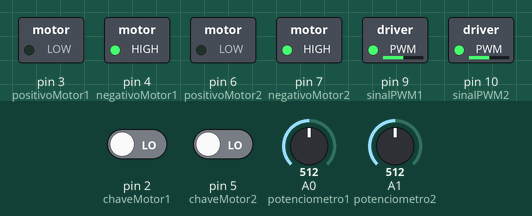
Bench run of a sketch on a simulated Arduino Uno, built with avr-gcc and run on an emulated ATmega328P. On the bench: switched loads named in the sketch (green lamp = pin HIGH). The inputs (shaded band) are chosen by the test bench; at power-on: A0 (potenciometro1) = 512, A1 (potenciometro2) = 512, pin 2 (chaveMotor1) LOW, pin 5 (chaveMotor2) LOW.

Above: at 1.2 s.
1.3 s: A0 (potenciometro1) set to 716
At 2.5 s:
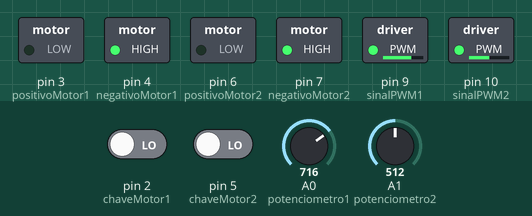
2.8 s: A1 (potenciometro2) set to 716
At 3.7 s:
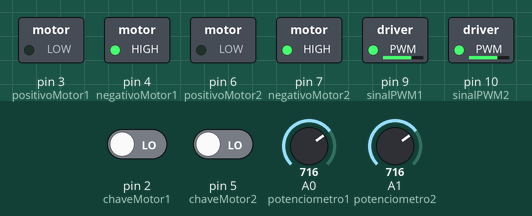
4.3 s: pin 2 (chaveMotor1) driven HIGH
At 4.8 s:
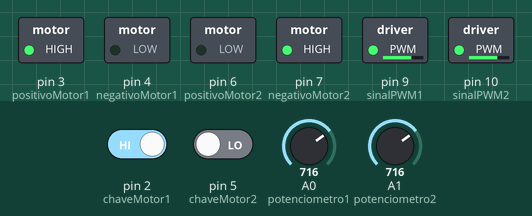
5.8 s: pin 5 (chaveMotor2) driven HIGH
At 7.0 s:
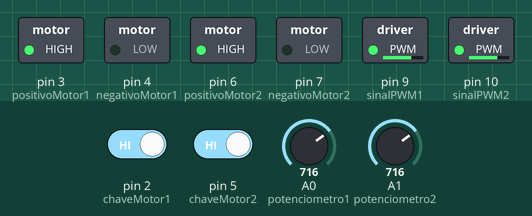
7.3 s: A0 (potenciometro1) set to 900
At 8.3 s:
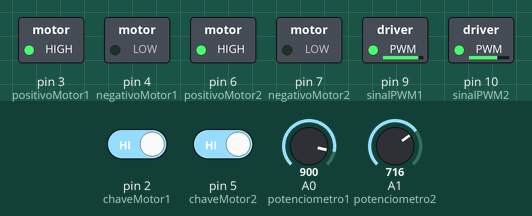
8.8 s: A1 (potenciometro2) set to 900
At 9.5 s:
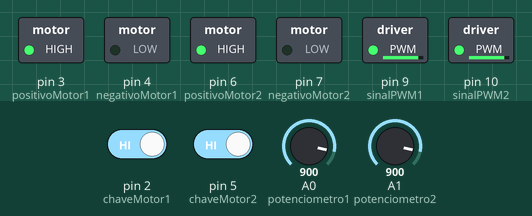
Timing chart, 0 to 11.3 s (numbered marks = the images above; inputs shaded):
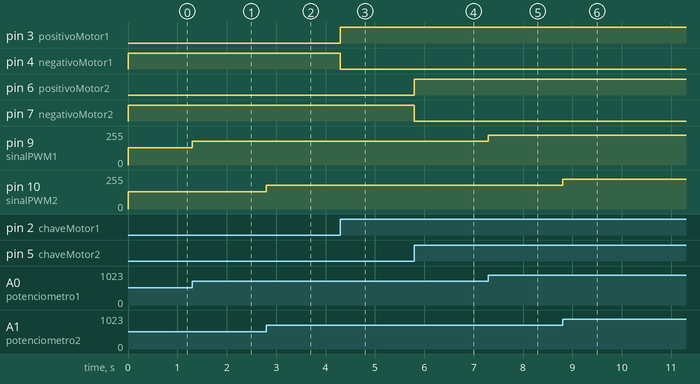

Measured:
- after the input at 1.3 s, pin 9 (sinalPWM1): 128/255 → 179/255 at once
- after the input at 2.8 s, pin 10 (sinalPWM2): 128/255 → 179/255 at once
- after the input at 4.3 s, pin 3 (positivoMotor1): LOW → HIGH at once; pin 4 (negativoMotor1): HIGH → LOW at once
- after the input at 5.8 s, pin 6 (positivoMotor2): LOW → HIGH at once; pin 7 (negativoMotor2): HIGH → LOW at once
- after the input at 7.3 s, pin 9 (sinalPWM1): 179/255 → 225/255 at once
- after the input at 8.8 s, pin 10 (sinalPWM2): 179/255 → 225/255 at once

The sketch:

Controlador_Motor_Duplo.ino
```cpp
byte potenciometro1 = 0;
byte potenciometro2 = 1;
byte chaveMotor1 = 2;
byte chaveMotor2 = 5;
byte positivoMotor1 = 3;
byte negativoMotor1 = 4;
byte positivoMotor2 = 6;
byte negativoMotor2 = 7;
byte sinalPWM1 = 9;
byte sinalPWM2 = 10;

int intensidadeMotor1;
int intensidadeMotor2;

void setup() {
    pinMode(chaveMotor1, INPUT);
    pinMode(chaveMotor2, INPUT);

    pinMode(positivoMotor1, OUTPUT);
    pinMode(negativoMotor1, OUTPUT);
    pinMode(positivoMotor2, OUTPUT);
    pinMode(negativoMotor2, OUTPUT);
    pinMode(sinalPWM1, OUTPUT);
    pinMode(sinalPWM2, OUTPUT);
}

void loop() {

    intensidadeMotor1 = analogRead(potenciometro1)/4;
    intensidadeMotor2 = analogRead(potenciometro2)/4;

    if(digitalRead(chaveMotor1)){
        digitalWrite(positivoMotor1, HIGH);
        digitalWrite(negativoMotor1, LOW);
    }
    else{
        digitalWrite(positivoMotor1, LOW);
        digitalWrite(negativoMotor1, HIGH);
    }

    if(digitalRead(chaveMotor2)){
        digitalWrite(positivoMotor2, HIGH);
        digitalWrite(negativoMotor2, LOW);
    }
    else{
        digitalWrite(positivoMotor2, LOW);
        digitalWrite(negativoMotor2, HIGH);
    }

    analogWrite(sinalPWM1, intensidadeMotor1);
    analogWrite(sinalPWM2, intensidadeMotor2);

}
```
